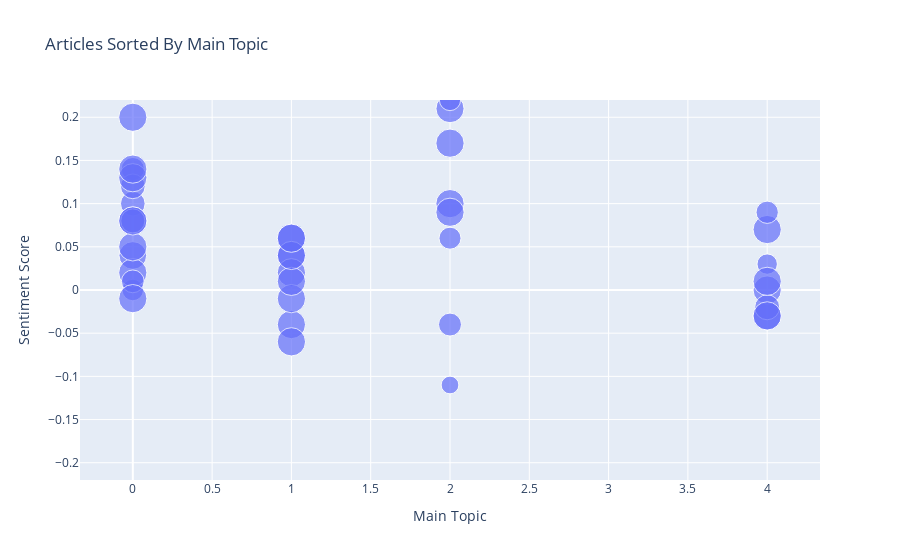
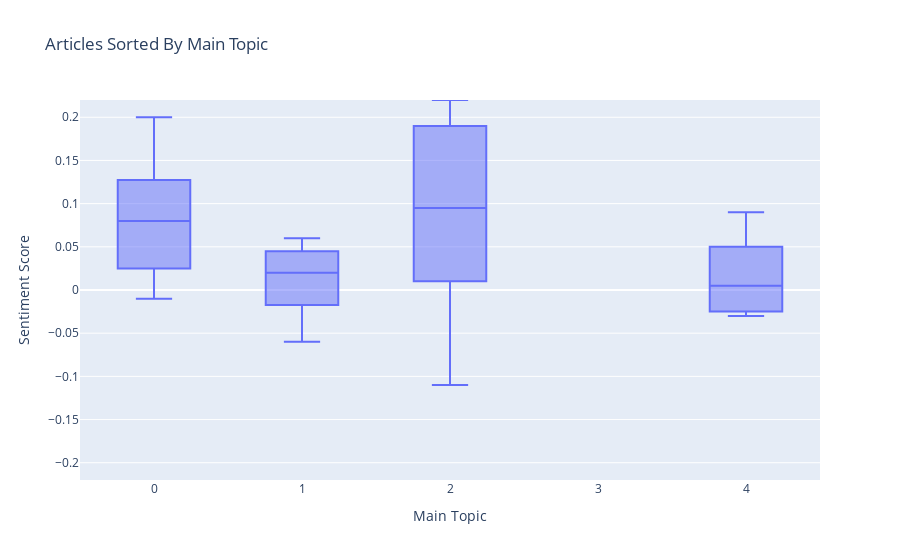

Notebook code for these charts, in order:
### Markdown cell above
Here we will show two simple graphs plotting all articles' sentiment values, with the articles sorted by main topic. This is to show the distribution of sentiment towards the different topics. The scatter plot will let you look each article individually, to see how each article contributes to the sentiment distribution. The box plot will show you the actual sentiment distribution for each topic, andgive details on the variance and average sentiment of a topic.

### Code cell
visualize_all_articles_on_main_topic(df)
visualize_all_articles_on_main_topic(df, plot_type="box")

### Figure 1 — Plotly figure (JSON) as saved in the notebook; plotly's stock layout.template omitted (floating-point values rounded to 4 significant figures)
{"data": [{"customdata": [[0, [["hunter", "president", "investigation", "charge", "family", "gun", "son", "evidence", "political", "document"]], "www.foxnews.com", "Neutral", 0.9977], [1, [["hunter", "president", "investigation", "charge", "family", "gun", "son", "evidence", "political", "document"]], "www.foxnews.com", "Neutral", 0.9982], [2, [["primary", "state", "hunter", "write", "party", "nation", "vote", "candidate", "democratic", "ballot"]], "www.foxnews.com", "Negative", 0.6587], [3, [["hunter", "president", "investigation", "charge", "family", "gun", "son", "evidence", "political", "document"]], "apnews.com", "Neutral Negative", 0.9984], [4, [["hunter", "president", "investigation", "charge", "family", "gun", "son", "evidence", "political", "document"]], "www.nation.com.pk", "Negative", 0.9949], [5, [["democratic", "president", "phillip", "campaign", "people", "group", "run", "voter", "support", "party"]], "www.nation.com.pk", "Neutral Positive", 0.7565], [6, [["primary", "state", "hunter", "write", "party", "nation", "vote", "candidate", "democratic", "ballot"]], "www.nation.com.pk", "Negative", 0.3923], [7, [["hunter", "president", "investigation", "charge", "family", "gun", "son", "evidence", "political", "document"]], "www.cnn.com", "Negative", 0.9983], [8, [["hunter", "president", "investigation", "charge", "family", "gun", "son", "evidence", "political", "document"]], "abcnews.go.com", "Neutral Negative", 0.9965], [9, [["hunter", "president", "investigation", "charge", "family", "gun", "son", "evidence", "political", "document"]], "apnews.com", "Neutral", 0.9949], [10, [["office", "hunter", "information", "source", "foreign", "family", "attorney", "investigation", "relate", "letter"]], "nypost.com", "Neutral", 0.5205], [11, [["office", "hunter", "information", "source", "foreign", "family", "attorney", "investigation", "relate", "letter"]], "www.foxnews.com", "Negative", 0.999], [12, [["office", "hunter", "information", "source", "foreign", "family", "attorney", "investigation", "relate", "letter"]], "www.grassley.senate.gov", "Neutral Negative", 0.9958], [13, [["office", "hunter", "information", "source", "foreign", "family", "attorney", "investigation", "relate", "letter"]], "wjla.com", "Negative", 0.7808], [14, [["democratic", "president", "phillip", "campaign", "people", "group", "run", "voter", "support", "party"]], "www.newsnationnow.com", "Positive", 0.6767], [15, [["office", "hunter", "information", "source", "foreign", "family", "attorney", "investigation", "relate", "letter"]], "nypost.com", "Neutral Positive", 0.998], [16, [["primary", "state", "hunter", "write", "party", "nation", "vote", "candidate", "democratic", "ballot"]], "www.thenation.com", "Neutral Positive", 0.9991], [17, [["democratic", "president", "phillip", "campaign", "people", "group", "run", "voter", "support", "party"]], "www.politico.com", "Positive", 0.7606], [18, [["hunter", "president", "investigation", "charge", "family", "gun", "son", "evidence", "political", "document"]], "www.cnn.com", "Neutral", 0.9989], [19, [["hunter", "president", "investigation", "charge", "family", "gun", "son", "evidence", "political", "document"]], "www.washingtonexaminer.com", "Negative", 0.9988], [20, [["office", "hunter", "information", "source", "foreign", "family", "attorney", "investigation", "relate", "letter"]], "www.dailymail.co.uk", "Negative", 0.9978], [21, [["office", "hunter", "information", "source", "foreign", "family", "attorney", "investigation", "relate", "letter"]], "thefederalist.com", "Neutral Negative", 0.9988], [22, [["office", "hunter", "information", "source", "foreign", "family", "attorney", "investigation", "relate", "letter"]], "www.washingtontimes.com", "Neutral Positive", 0.6227], [23, [["democratic", "president", "phillip", "campaign", "people", "group", "run", "voter", "support", "party"]], "www.usatoday.com", "Positive", 0.9926], [24, [["primary", "state", "hunter", "write", "party", "nation", "vote", "candidate", "democratic", "ballot"]], "apnews.com", "Positive", 0.9984], [25, [["primary", "state", "hunter", "write", "party", "nation", "vote", "candidate", "democratic", "ballot"]], "www.politico.com", "Positive", 0.9868], [26, [["democratic", "president", "phillip", "campaign", "people", "group", "run", "voter", "support", "party"]], "www.nbcnews.com", "Neutral", 0.9545], [27, [["democratic", "president", "phillip", "campaign", "people", "group", "run", "voter", "support", "party"]], "www.foxnews.com", "Neutral Negative", 0.5767], [28, [["primary", "state", "hunter", "write", "party", "nation", "vote", "candidate", "democratic", "ballot"]], "abcnews.go.com", "Neutral Positive", 0.9977], [29, [["democratic", "president", "phillip", "campaign", "people", "group", "run", "voter", "support", "party"]], "www.washingtonpost.com", "Positive", 0.9989], [30, [["primary", "state", "hunter", "write", "party", "nation", "vote", "candidate", "democratic", "ballot"]], "www.wmur.com", "Positive", 0.5677], [31, [["democratic", "president", "phillip", "campaign", "people", "group", "run", "voter", "support", "party"]], "www.startribune.com", "Positive", 0.9959], [32, [["democratic", "president", "phillip", "campaign", "people", "group", "run", "voter", "support", "party"]], "www.reuters.com", "Neutral Negative", 0.9946], [33, [["primary", "state", "hunter", "write", "party", "nation", "vote", "candidate", "democratic", "ballot"]], "apnews.com", "Neutral", 0.6058], [34, [["democratic", "president", "phillip", "campaign", "people", "group", "run", "voter", "support", "party"]], "www.cnn.com", "Neutral Positive", 0.9986], [35, [["democratic", "president", "phillip", "campaign", "people", "group", "run", "voter", "support", "party"]], "www.foxnews.com", "Neutral Negative", 0.6487], [36, [["democratic", "president", "phillip", "campaign", "people", "group", "run", "voter", "support", "party"]], "www.washingtonpost.com", "Neutral", 0.9989], [37, [["democratic", "president", "phillip", "campaign", "people", "group", "run", "voter", "support", "party"]], "www.usatoday.com", "Neutral Positive", 0.7277], [38, [["democratic", "president", "phillip", "campaign", "people", "group", "run", "voter", "support", "party"]], "www.reuters.com", "Negative", 0.9966], [39, [["democratic", "president", "phillip", "campaign", "people", "group", "run", "voter", "support", "party"]], "www.foxnews.com", "Neutral Positive", 0.9975]], "hovertemplate": "ID: %{customdata[0]}<br>Associated Words: %{customdata[1]}<br>Address: %{customdata[2]}<br>Sentiment Label: %{customdata[3]}<br>Main Topic Score : %{customdata[4]}", "legendgroup": "", "marker": {"color": "#636efa", "size": [0.9977, 0.9982, 0.6587, 0.9984, 0.9949, 0.7565, 0.3923, 0.9983, 0.9965, 0.9949, 0.5205, 0.999, 0.9958, 0.7808, 0.6767, 0.998, 0.9991, 0.7606, 0.9989, 0.9988, 0.9978, 0.9988, 0.6227, 0.9926, 0.9984, 0.9868, 0.9545, 0.5767, 0.9977, 0.9989, 0.5677, 0.9959, 0.9946, 0.6058, 0.9986, 0.6487, 0.9989, 0.7277, 0.9966, 0.9975], "sizemode": "area", "sizeref": 0.002498, "symbol": "circle"}, "mode": "markers", "name": "", "orientation": "v", "showlegend": false, "type": "scatter", "x": [1, 1, 2, 1, 1, 0, 2, 1, 1, 1, 4, 4, 4, 4, 0, 4, 2, 0, 1, 1, 4, 4, 4, 0, 2, 2, 0, 0, 2, 0, 2, 0, 0, 2, 0, 0, 0, 0, 0, 0], "xaxis": "x", "y": [0.04, 0.06, -0.04, 0.02, -0.04, 0.1, -0.11, -0.01, 0.01, 0.04, 0.03, -0.03, 0, -0.02, 0.14, 0.07, 0.1, 0.12, 0.06, -0.06, -0.03, 0.01, 0.09, 0.2, 0.17, 0.21, 0.04, 0, 0.09, 0.13, 0.22, 0.14, 0.02, 0.06, 0.08, 0.01, 0.05, 0.08, -0.01, 0.08], "yaxis": "y"}], "layout": {"legend": {"itemsizing": "constant", "tracegroupgap": 0}, "title": {"text": "Articles Sorted By Main Topic"}, "xaxis": {"anchor": "y", "domain": [0, 1], "title": {"text": "Main Topic"}}, "yaxis": {"anchor": "x", "domain": [0, 1], "range": [-0.22, 0.22], "title": {"text": "Sentiment Score"}}}}

### Figure 2 — Plotly figure (JSON) as saved in the notebook; plotly's stock layout.template omitted (floating-point values rounded to 4 significant figures)
{"data": [{"alignmentgroup": "True", "customdata": [[[["hunter", "president", "investigation", "charge", "family", "gun", "son", "evidence", "political", "document"]], "www.foxnews.com", "Neutral", 0.9977], [[["hunter", "president", "investigation", "charge", "family", "gun", "son", "evidence", "political", "document"]], "www.foxnews.com", "Neutral", 0.9982], [[["primary", "state", "hunter", "write", "party", "nation", "vote", "candidate", "democratic", "ballot"]], "www.foxnews.com", "Negative", 0.6587], [[["hunter", "president", "investigation", "charge", "family", "gun", "son", "evidence", "political", "document"]], "apnews.com", "Neutral Negative", 0.9984], [[["hunter", "president", "investigation", "charge", "family", "gun", "son", "evidence", "political", "document"]], "www.nation.com.pk", "Negative", 0.9949], [[["democratic", "president", "phillip", "campaign", "people", "group", "run", "voter", "support", "party"]], "www.nation.com.pk", "Neutral Positive", 0.7565], [[["primary", "state", "hunter", "write", "party", "nation", "vote", "candidate", "democratic", "ballot"]], "www.nation.com.pk", "Negative", 0.3923], [[["hunter", "president", "investigation", "charge", "family", "gun", "son", "evidence", "political", "document"]], "www.cnn.com", "Negative", 0.9983], [[["hunter", "president", "investigation", "charge", "family", "gun", "son", "evidence", "political", "document"]], "abcnews.go.com", "Neutral Negative", 0.9965], [[["hunter", "president", "investigation", "charge", "family", "gun", "son", "evidence", "political", "document"]], "apnews.com", "Neutral", 0.9949], [[["office", "hunter", "information", "source", "foreign", "family", "attorney", "investigation", "relate", "letter"]], "nypost.com", "Neutral", 0.5205], [[["office", "hunter", "information", "source", "foreign", "family", "attorney", "investigation", "relate", "letter"]], "www.foxnews.com", "Negative", 0.999], [[["office", "hunter", "information", "source", "foreign", "family", "attorney", "investigation", "relate", "letter"]], "www.grassley.senate.gov", "Neutral Negative", 0.9958], [[["office", "hunter", "information", "source", "foreign", "family", "attorney", "investigation", "relate", "letter"]], "wjla.com", "Negative", 0.7808], [[["democratic", "president", "phillip", "campaign", "people", "group", "run", "voter", "support", "party"]], "www.newsnationnow.com", "Positive", 0.6767], [[["office", "hunter", "information", "source", "foreign", "family", "attorney", "investigation", "relate", "letter"]], "nypost.com", "Neutral Positive", 0.998], [[["primary", "state", "hunter", "write", "party", "nation", "vote", "candidate", "democratic", "ballot"]], "www.thenation.com", "Neutral Positive", 0.9991], [[["democratic", "president", "phillip", "campaign", "people", "group", "run", "voter", "support", "party"]], "www.politico.com", "Positive", 0.7606], [[["hunter", "president", "investigation", "charge", "family", "gun", "son", "evidence", "political", "document"]], "www.cnn.com", "Neutral", 0.9989], [[["hunter", "president", "investigation", "charge", "family", "gun", "son", "evidence", "political", "document"]], "www.washingtonexaminer.com", "Negative", 0.9988], [[["office", "hunter", "information", "source", "foreign", "family", "attorney", "investigation", "relate", "letter"]], "www.dailymail.co.uk", "Negative", 0.9978], [[["office", "hunter", "information", "source", "foreign", "family", "attorney", "investigation", "relate", "letter"]], "thefederalist.com", "Neutral Negative", 0.9988], [[["office", "hunter", "information", "source", "foreign", "family", "attorney", "investigation", "relate", "letter"]], "www.washingtontimes.com", "Neutral Positive", 0.6227], [[["democratic", "president", "phillip", "campaign", "people", "group", "run", "voter", "support", "party"]], "www.usatoday.com", "Positive", 0.9926], [[["primary", "state", "hunter", "write", "party", "nation", "vote", "candidate", "democratic", "ballot"]], "apnews.com", "Positive", 0.9984], [[["primary", "state", "hunter", "write", "party", "nation", "vote", "candidate", "democratic", "ballot"]], "www.politico.com", "Positive", 0.9868], [[["democratic", "president", "phillip", "campaign", "people", "group", "run", "voter", "support", "party"]], "www.nbcnews.com", "Neutral", 0.9545], [[["democratic", "president", "phillip", "campaign", "people", "group", "run", "voter", "support", "party"]], "www.foxnews.com", "Neutral Negative", 0.5767], [[["primary", "state", "hunter", "write", "party", "nation", "vote", "candidate", "democratic", "ballot"]], "abcnews.go.com", "Neutral Positive", 0.9977], [[["democratic", "president", "phillip", "campaign", "people", "group", "run", "voter", "support", "party"]], "www.washingtonpost.com", "Positive", 0.9989], [[["primary", "state", "hunter", "write", "party", "nation", "vote", "candidate", "democratic", "ballot"]], "www.wmur.com", "Positive", 0.5677], [[["democratic", "president", "phillip", "campaign", "people", "group", "run", "voter", "support", "party"]], "www.startribune.com", "Positive", 0.9959], [[["democratic", "president", "phillip", "campaign", "people", "group", "run", "voter", "support", "party"]], "www.reuters.com", "Neutral Negative", 0.9946], [[["primary", "state", "hunter", "write", "party", "nation", "vote", "candidate", "democratic", "ballot"]], "apnews.com", "Neutral", 0.6058], [[["democratic", "president", "phillip", "campaign", "people", "group", "run", "voter", "support", "party"]], "www.cnn.com", "Neutral Positive", 0.9986], [[["democratic", "president", "phillip", "campaign", "people", "group", "run", "voter", "support", "party"]], "www.foxnews.com", "Neutral Negative", 0.6487], [[["democratic", "president", "phillip", "campaign", "people", "group", "run", "voter", "support", "party"]], "www.washingtonpost.com", "Neutral", 0.9989], [[["democratic", "president", "phillip", "campaign", "people", "group", "run", "voter", "support", "party"]], "www.usatoday.com", "Neutral Positive", 0.7277], [[["democratic", "president", "phillip", "campaign", "people", "group", "run", "voter", "support", "party"]], "www.reuters.com", "Negative", 0.9966], [[["democratic", "president", "phillip", "campaign", "people", "group", "run", "voter", "support", "party"]], "www.foxnews.com", "Neutral Positive", 0.9975]], "hovertemplate": "ID: %{customdata[0]}<br>Associated Words: %{customdata[1]}<br>Address: %{customdata[2]}<br>Sentiment Label: %{customdata[3]}<br>Main Topic Score : %{customdata[4]}", "legendgroup": "", "marker": {"color": "#636efa"}, "name": "", "notched": false, "offsetgroup": "", "orientation": "v", "showlegend": false, "type": "box", "x": [1, 1, 2, 1, 1, 0, 2, 1, 1, 1, 4, 4, 4, 4, 0, 4, 2, 0, 1, 1, 4, 4, 4, 0, 2, 2, 0, 0, 2, 0, 2, 0, 0, 2, 0, 0, 0, 0, 0, 0], "x0": " ", "xaxis": "x", "y": [0.04, 0.06, -0.04, 0.02, -0.04, 0.1, -0.11, -0.01, 0.01, 0.04, 0.03, -0.03, 0, -0.02, 0.14, 0.07, 0.1, 0.12, 0.06, -0.06, -0.03, 0.01, 0.09, 0.2, 0.17, 0.21, 0.04, 0, 0.09, 0.13, 0.22, 0.14, 0.02, 0.06, 0.08, 0.01, 0.05, 0.08, -0.01, 0.08], "y0": " ", "yaxis": "y"}], "layout": {"boxmode": "group", "legend": {"tracegroupgap": 0}, "title": {"text": "Articles Sorted By Main Topic"}, "xaxis": {"anchor": "y", "categoryarray": [1, 2, 0, 4], "categoryorder": "array", "domain": [0, 1], "title": {"text": "Main Topic"}}, "yaxis": {"anchor": "x", "domain": [0, 1], "range": [-0.22, 0.22], "title": {"text": "Sentiment Score"}}}}
